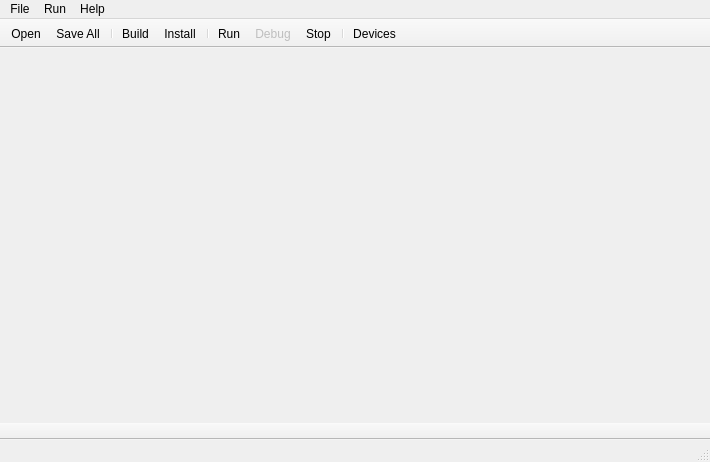
<?xml version="1.0" encoding="UTF-8"?>
<ui version="4.0">
 <class>MainWindow</class>
 <widget class="QMainWindow" name="MainWindow">
  <property name="geometry">
   <rect>
    <x>0</x>
    <y>0</y>
    <width>710</width>
    <height>462</height>
   </rect>
  </property>
  <property name="acceptDrops">
   <bool>true</bool>
  </property>
  <property name="windowTitle">
   <string>MainWindow</string>
  </property>
  <widget class="QWidget" name="centralWidget"/>
  <widget class="QMenuBar" name="menuBar">
   <property name="geometry">
    <rect>
     <x>0</x>
     <y>0</y>
     <width>710</width>
     <height>20</height>
    </rect>
   </property>
   <widget class="QMenu" name="menuFile">
    <property name="title">
     <string>File</string>
    </property>
    <addaction name="actionOpen"/>
    <addaction name="actionClose_Project"/>
    <addaction name="separator"/>
    <addaction name="actionSave_All"/>
    <addaction name="separator"/>
    <addaction name="actionOption"/>
    <addaction name="actionExit"/>
   </widget>
   <widget class="QMenu" name="menuHelp">
    <property name="title">
     <string>Help</string>
    </property>
    <addaction name="actionAbout_ART"/>
   </widget>
   <widget class="QMenu" name="menuRun">
    <property name="title">
     <string>Run</string>
    </property>
    <addaction name="actionBuild"/>
    <addaction name="actionInstall"/>
    <addaction name="separator"/>
    <addaction name="actionRun"/>
    <addaction name="actionDebug"/>
    <addaction name="actionStop"/>
    <addaction name="separator"/>
    <addaction name="actionDevices"/>
    <addaction name="actionRestart_adb"/>
   </widget>
   <addaction name="menuFile"/>
   <addaction name="menuRun"/>
   <addaction name="menuHelp"/>
  </widget>
  <widget class="QToolBar" name="mainToolBar">
   <property name="movable">
    <bool>false</bool>
   </property>
   <property name="allowedAreas">
    <set>Qt::AllToolBarAreas</set>
   </property>
   <attribute name="toolBarArea">
    <enum>TopToolBarArea</enum>
   </attribute>
   <attribute name="toolBarBreak">
    <bool>false</bool>
   </attribute>
   <addaction name="actionOpen"/>
   <addaction name="actionSave_All"/>
   <addaction name="separator"/>
   <addaction name="actionBuild"/>
   <addaction name="actionInstall"/>
   <addaction name="separator"/>
   <addaction name="actionRun"/>
   <addaction name="actionDebug"/>
   <addaction name="actionStop"/>
   <addaction name="separator"/>
   <addaction name="actionDevices"/>
  </widget>
  <widget class="QStatusBar" name="statusBar"/>
  <widget class="QToolBar" name="cmdBar">
   <property name="windowTitle">
    <string>toolBar</string>
   </property>
   <property name="movable">
    <bool>false</bool>
   </property>
   <property name="allowedAreas">
    <set>Qt::BottomToolBarArea</set>
   </property>
   <attribute name="toolBarArea">
    <enum>BottomToolBarArea</enum>
   </attribute>
   <attribute name="toolBarBreak">
    <bool>false</bool>
   </attribute>
  </widget>
  <action name="actionExit">
   <property name="text">
    <string>Exit</string>
   </property>
  </action>
  <action name="actionAbout_ART">
   <property name="text">
    <string>About ART</string>
   </property>
  </action>
  <action name="actionOpen">
   <property name="icon">
    <iconset resource="../../ART.qrc">
     <normaloff>:/images/open.png</normaloff>:/images/open.png</iconset>
   </property>
   <property name="text">
    <string>Open</string>
   </property>
  </action>
  <action name="actionBuild">
   <property name="icon">
    <iconset resource="../../ART.qrc">
     <normaloff>:/images/build.png</normaloff>:/images/build.png</iconset>
   </property>
   <property name="text">
    <string>Build</string>
   </property>
   <property name="shortcut">
    <string>Ctrl+F9</string>
   </property>
  </action>
  <action name="actionInstall">
   <property name="icon">
    <iconset resource="../../ART.qrc">
     <normaloff>:/images/install.png</normaloff>:/images/install.png</iconset>
   </property>
   <property name="text">
    <string>Install</string>
   </property>
   <property name="shortcut">
    <string>Ctrl+F7</string>
   </property>
  </action>
  <action name="actionRun">
   <property name="icon">
    <iconset resource="../../ART.qrc">
     <normaloff>:/images/run.png</normaloff>:/images/run.png</iconset>
   </property>
   <property name="text">
    <string>Run</string>
   </property>
   <property name="shortcut">
    <string>F9</string>
   </property>
  </action>
  <action name="actionDebug">
   <property name="enabled">
    <bool>false</bool>
   </property>
   <property name="icon">
    <iconset resource="../../ART.qrc">
     <normaloff>:/images/debug.png</normaloff>:/images/debug.png</iconset>
   </property>
   <property name="text">
    <string>Debug</string>
   </property>
   <property name="shortcut">
    <string>Shift+F9</string>
   </property>
  </action>
  <action name="actionStop">
   <property name="icon">
    <iconset resource="../../ART.qrc">
     <normaloff>:/images/stop.png</normaloff>:/images/stop.png</iconset>
   </property>
   <property name="text">
    <string>Stop</string>
   </property>
   <property name="shortcut">
    <string>Ctrl+F2</string>
   </property>
  </action>
  <action name="actionDevices">
   <property name="icon">
    <iconset resource="../../ART.qrc">
     <normaloff>:/images/devices.png</normaloff>:/images/devices.png</iconset>
   </property>
   <property name="text">
    <string>Devices</string>
   </property>
  </action>
  <action name="actionRestart_adb">
   <property name="icon">
    <iconset resource="../../ART.qrc">
     <normaloff>:/images/refresh.png</normaloff>:/images/refresh.png</iconset>
   </property>
   <property name="text">
    <string>Restart adb</string>
   </property>
  </action>
  <action name="actionClose_Project">
   <property name="text">
    <string>Close Project</string>
   </property>
  </action>
  <action name="actionSave_All">
   <property name="icon">
    <iconset resource="../../ART.qrc">
     <normaloff>:/images/save.png</normaloff>:/images/save.png</iconset>
   </property>
   <property name="text">
    <string>Save All</string>
   </property>
   <property name="shortcut">
    <string>Ctrl+S</string>
   </property>
  </action>
  <action name="actionOption">
   <property name="text">
    <string>Option</string>
   </property>
  </action>
 </widget>
 <layoutdefault spacing="6" margin="11"/>
 <resources>
  <include location="../../ART.qrc"/>
 </resources>
 <connections/>
</ui>
